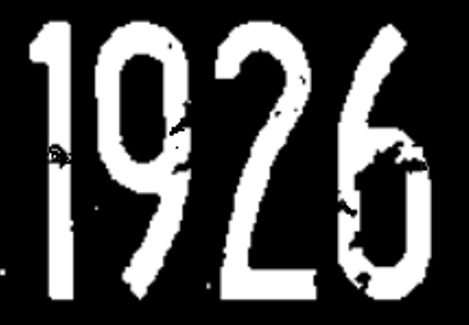
%> input picture bin_gui/img3.jpg, 469 x 325 px
$ octave opening_closing.m   (GNU Octave 9; MATLAB toolbox functions it lacks are replaced by stand-ins)
%> lines starting %> are read from the running program, lines starting %| are printed output that depends on the picture; in (x1, y1, x2, y2) boxes, pixels count from 0 and x2, y2 are one past the last pixel; in counts of white or black regions, pixels touching at a corner belong together; the program's own positions count from 1
org_img = imread('img3.jpg');
%> org_img is the input picture: size 325x469x3 uint8; min 0, max 255, mean 69.5
org_img = rgb2gray(org_img);
%> org_img: size 325x469 uint8
org_img = imbinarize(org_img, 0.5);
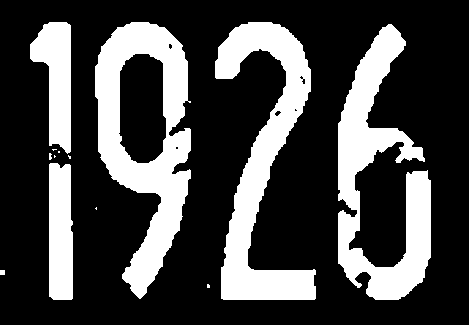
%> org_img: size 325x469 logical; 27.3% white; 13 white regions (7 under 20 px), largest, box (x1, y1, x2, y2) and area: (95, 22, 191, 299) 12295, (338, 24, 431, 300) 11515, (215, 22, 316, 300) 11286, (30, 22, 71, 154) 3317, (49, 163, 73, 300) 3121, (0, 270, 5, 275) 25
figure(1);
imshow(org_img);

result_img = opening(org_img, 5, 1);
% [33 lines not run here, left out]
function result_img = opening(img, times1, times2)
    result_img = erose(img, times1);
    result_img = dilate(result_img, times2);
    return
end


function result_img = closing(img, times1, times2)
    result_img = dilate(img, times1);
    result_img = erose(result_img, times2);
    return
end


function result_img = erose(img, times)
%> called with times = 5
    N = 3;
    margin = (N-1)/2;
    [org_h, org_w] = size(img);
%> org_h = 325; org_w = 469

    result_img = zeros(org_h, org_w, 'logical');
    for k=1:times
        for i=1+margin:size(img, 1)-margin
            for j=1+margin:size(img, 2)-margin
                img_shadow = img(i-margin:i+margin, j-margin:j+margin);
                if sum(img_shadow(:)) == N*N
                    result_img(i-margin:i+margin, j-margin:j+margin) = 1;
                else
                    result_img(i-margin:i+margin, j-margin:j+margin) = 0;
                end
            end
        end
        img = result_img;
    end
%> this loop made 5 passes
%> pass 1, in erose, `img = result_img;`:
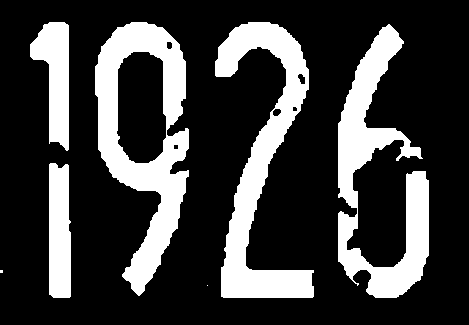
%> img: size 325x469 logical; 24.3% white; 7 white regions (2 under 20 px), largest, box (x1, y1, x2, y2) and area: (95, 22, 189, 296) 11002, (338, 24, 429, 298) 10135, (215, 22, 314, 298) 10134, (30, 22, 69, 151) 2972, (49, 163, 71, 298) 2791
%> pass 2, in erose, `img = result_img;`:
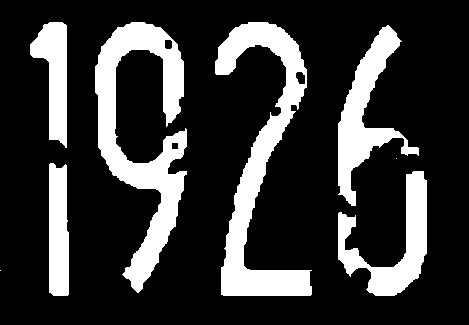
%> img: size 325x469 logical; 21.4% white; 8 white regions (2 under 20 px), largest, box (x1, y1, x2, y2) and area: (95, 22, 187, 293) 9719, (215, 22, 312, 296) 8977, (338, 25, 419, 206) 4650, (338, 171, 427, 296) 4153, (30, 22, 67, 148) 2638, (49, 163, 69, 296) 2469
%> pass 3, in erose, `img = result_img;`:
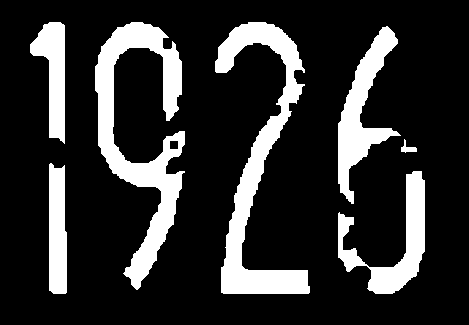
%> img: size 325x469 logical; 18.6% white; 7 white regions, largest, box (x1, y1, x2, y2) and area: (95, 22, 185, 290) 8447, (215, 22, 310, 294) 7835, (338, 26, 401, 204) 3897
%> after the loop:
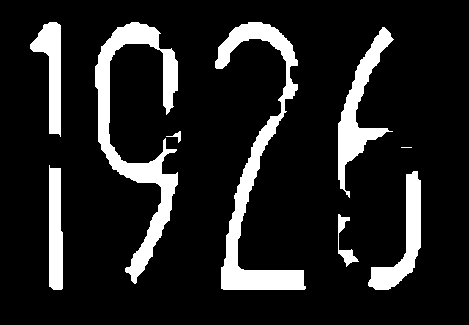
%> result_img: size 325x469 logical; 13.3% white; 9 white regions (1 under 20 px), largest, box (x1, y1, x2, y2) and area: (95, 22, 178, 284) 5920, (215, 22, 306, 290) 5680, (338, 27, 394, 198) 2787
%> (the run ends here)
